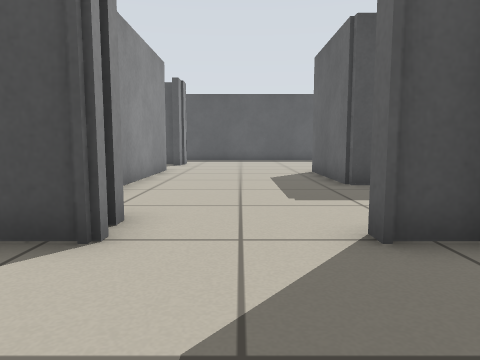
view 1 (above)

22 first-person views from a walk through a Stage world. The camera is 0.5 m above the floor, tilts 6° down and sees 70° across. Floor lines are 1 m apart. The floor is counted in squares, 0.5 m on a side. Each view is taken from the middle of a square. On the plan, view 1 faces up. The plan holds only what a view shows up to about 13 squares ahead; the rest is blank. The robots in the file are not drawn.

view 2
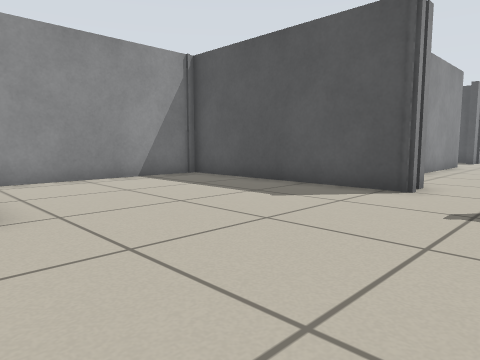

view 3
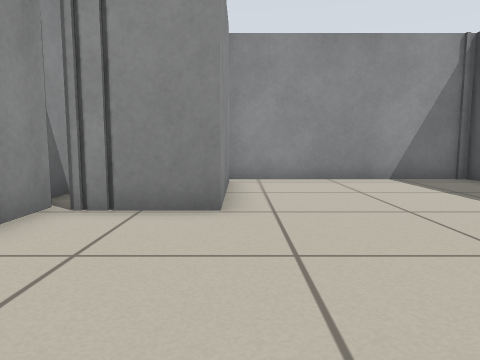

view 4
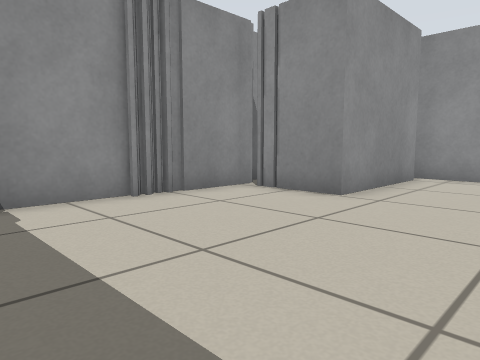

view 5
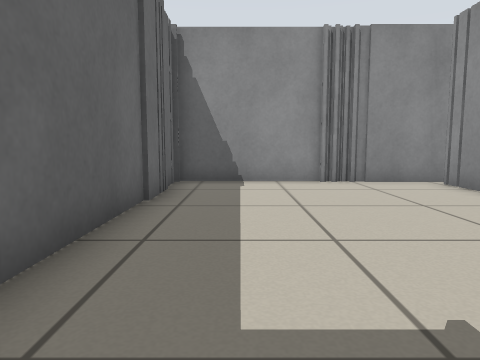

view 6
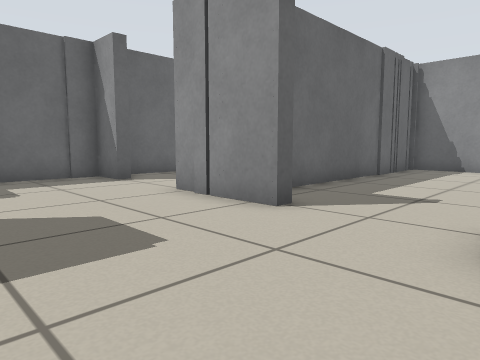

view 7
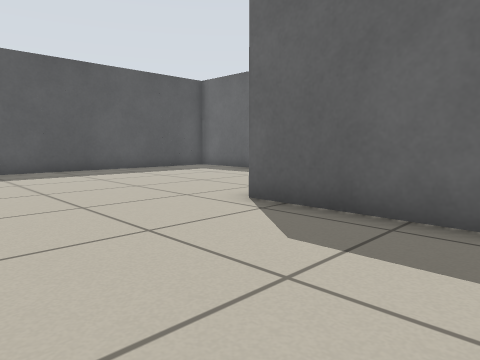

view 8
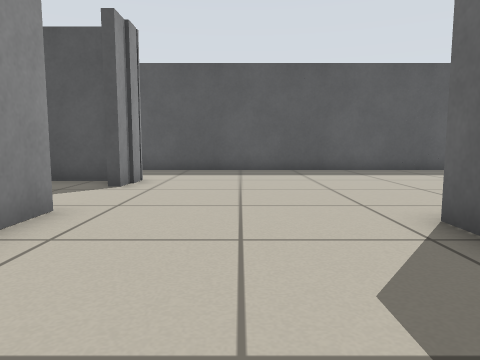

view 9
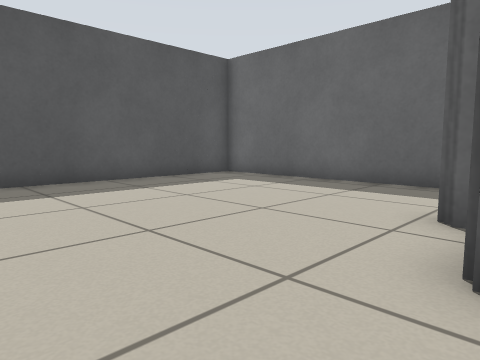

view 10
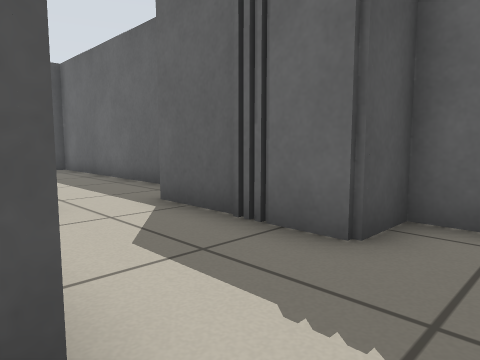

view 11
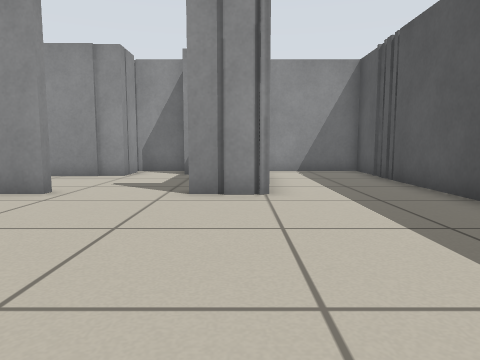

view 12
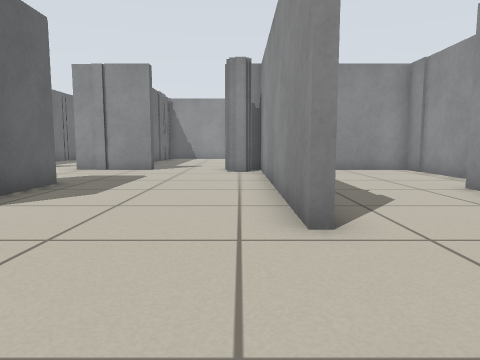

view 13
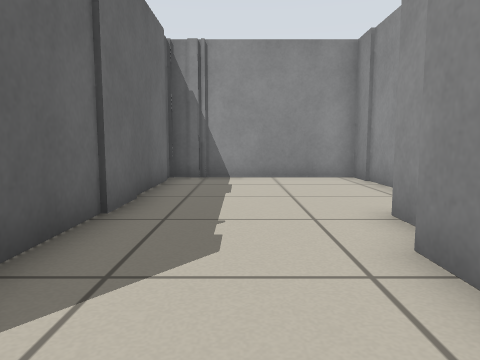

view 14
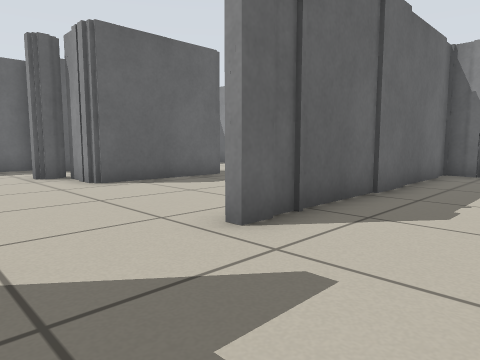

view 15
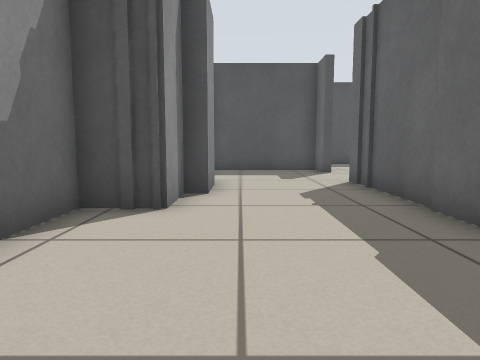

view 16
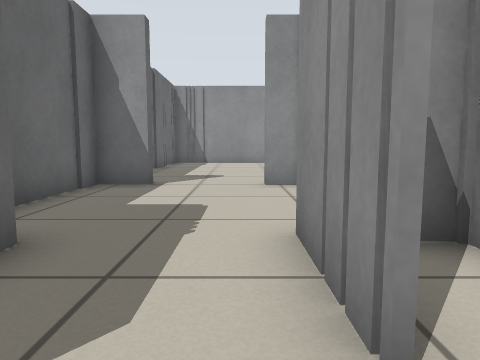

view 17
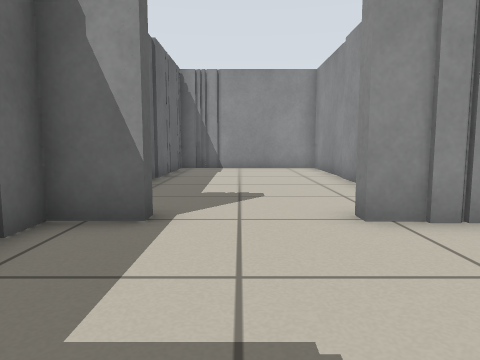

view 18
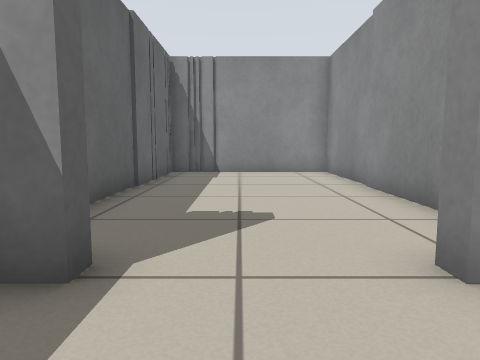

view 19
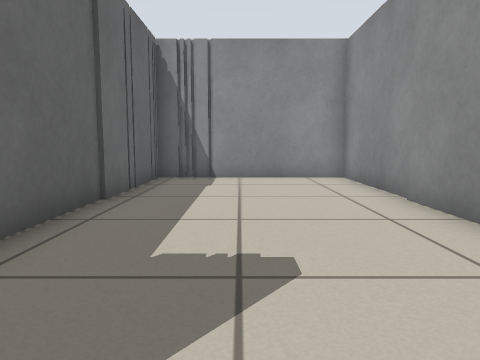

view 20
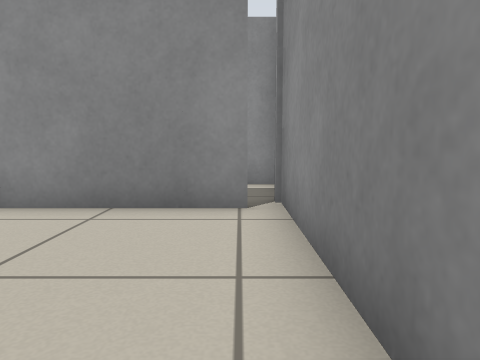

view 21
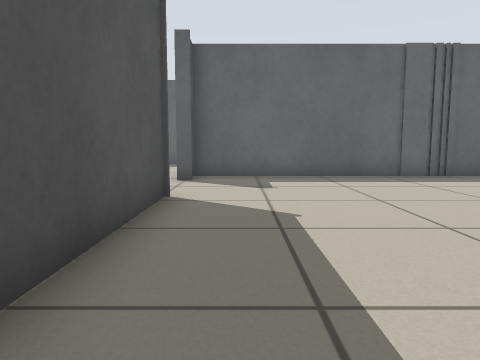

view 22
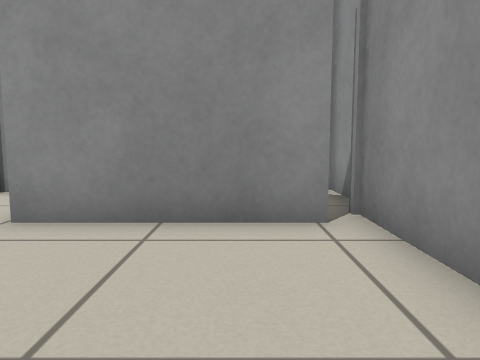

### Floor plan
Ten units are one square. View 1 is at (0, 0); x grows to the right and y downward. Boxes are objects, and circles mark ways between rooms. Rooms are numbered by the first view taken in them; rooms with no view inside come last. Other rooms are left out.
<svg viewBox="-92 -217 183 284">
<path fill="none" stroke="#000" d="M-15 -38 -15 -34 -87 -34 -87 40M-24 62 26 62 26 -34 14 -34M-45 60 -22 60M-81 33 -41 33 -41 56M-28 -131 -28 -42M-28 -176 -28 -159M44 -83 26 -83 26 -125 47 -125 47 -134 52 -134M86 -124 86 -212 -87 -212 -87 -180M-24 -47 -16 -47M14 -34 14 -36 44 -36M-71 -109 -71 -93 -85 -93 -85 -36 -38 -36M-81 -134 -66 -134 -66 -109M-87 -150 -87 -131M-30 -46 -30 -131M-40 -38 -30 -38M-30 -159 -30 -172 -70 -172M44 -108 44 -83M72 -36 86 -36 86 -86 72 -86 72 -124M86 21 86 -26M30 -10 30 62 84 62 84 20M72 -31 72 -36M44 -36 44 -31"/>
<circle cx="0" cy="-37" r="3" fill="#2a7"/>
<circle cx="-30" cy="-145" r="3" fill="#2a7"/>
<circle cx="35" cy="-55" r="3" fill="#2a7"/>
<circle cx="65" cy="-135" r="3" fill="#2a7"/>
<circle cx="60" cy="-30" r="3" fill="#2a7"/>
<text x="-20" y="10">1</text>
<text x="10" y="-140">2</text>
<text x="-60" y="-100">3</text>
<text x="60" y="-80">4</text>
<text x="60" y="10">5</text>
</svg>
Room 1 opens to room 2. Room 2 opens to room 3. Room 2 opens to room 4. Room 4 opens to room 5.

Where each view was taken, in squares from view 1:
view 1: 0 up, 0 right, facing up
view 2: 4 down, 1 right, facing up-left
view 3: 3 down, 1 right, facing left
view 4: 0 up, 2 right, facing down-left
view 5: 3 up, 1 right, facing down
view 6: 8 up, 2 left, facing down-right
view 7: 8 up, 2 left, facing up-right
view 8: 8 up, 0 right, facing up
view 9: 12 up, 0 right, facing up-right
view 10: 7 up, 4 right, facing up-right
view 11: 17 up, 4 right, facing left
view 12: 17 up, 2 left, facing down
view 13: 14 up, 5 left, facing down
view 14: 16 up, 6 left, facing down-right
view 15: 4 up, 6 left, facing up
view 16: 12 up, 5 right, facing down
view 17: 8 up, 6 right, facing down
view 18: 6 up, 6 right, facing down
view 19: 4 up, 6 right, facing down
view 20: 2 up, 8 left, facing down
view 21: 2 up, 8 left, facing right
view 22: 1 up, 7 left, facing down
